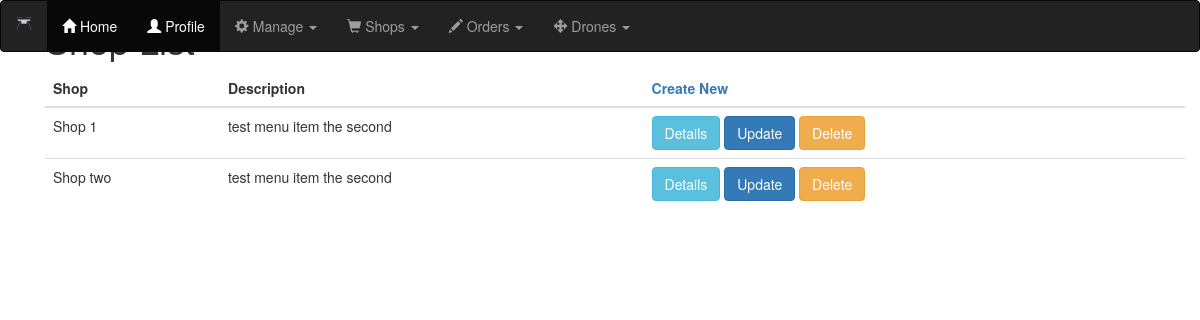
Screenshot of /shops/shop_list with the database file from the repository.
### shops/models.py (models this page shows, shortened)
class Shop(models.Model):
    name = models.CharField(max_length=25)
    description = models.CharField(blank=True, max_length=50)
    address = models.CharField(max_length=50)
    active = models.BooleanField(blank=False,default=False)
    service_site = models.ForeignKey(ServiceSite,related_name='Shops',null=True,on_delete=models.DO_NOTHING)
    menu = models.ForeignKey(Menu,related_name='menu',null=True,on_delete=models.DO_NOTHING)

### shops/views.py (the view)
# urls.py: path('shop_list',ShopList.as_view(),name='shop_list'),
class ShopList(ListView):
    model = Shop

### shops/templates/shops/shop_list.html
<!DOCTYPE html>
{% extends "base.html" %}
{% load crispy_forms_tags %}
{% load static %}
{% block content %}
<div class="container">
  <h1>Shop List</h1>
<table class="table">
  <thead>
    <th>Shop</th><th>Description</th><th class='right_handed'> <a href="{% url 'shops:shop_create' %}">Create New</a></th>
  </thead>
  <tbody>
  {% for shop in object_list %}
    <tr class="default">
      <td>{{ shop.name }}</td>
      <td>{{ shop.description }}</td>
      <td> <a href="shop/{{shop.id}}"><button type="button" class="btn btn-info">Details</button></a>
        <a href="{% url 'shops:shop_update' shop.id %}"><button type="button" class="btn btn-primary">Update</button></a>
        <a href="{% url 'shops:shop_delete' shop.id %}"><button type="button" class="btn btn-warning">Delete</button></a>
      </td>
    </tr>
  {% endfor %}
</tbody>
</table>
</div>
{% endblock %}

### static/css/styles.css (style rules this page uses)
td { padding: 1em; }

### rows the page displays
Shop: name "Shop 1", description "test menu item the second"
Shop: name "Shop two", description "test menu item the second"
